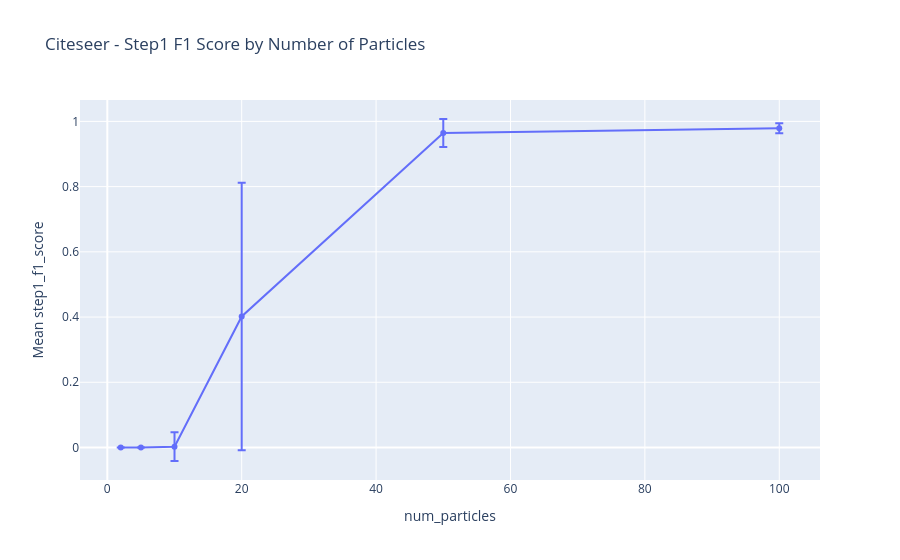

The notebook cell this image was saved under:
### Code cell
grouped = citeseer.groupby('num_particles')['step1_f1_score'].agg(['mean', 'std']).reset_index()

fig = px.line(
    grouped,
    x='num_particles',
    y='mean',
    error_y='std',
    markers=True,
    title='Citeseer - Step1 F1 Score by Number of Particles'
)

fig.update_layout(
    xaxis_title='num_particles',
    yaxis_title='Mean step1_f1_score'
)

fig.show()

### Figure 1 — Plotly figure (JSON) as saved in the notebook; plotly's stock layout.template omitted (floating-point values rounded to 4 significant figures)
{"data": [{"error_y": {"array": [0.0, 0.0, 0.04397, 0.4101, 0.04301, 0.0153]}, "hovertemplate": "num_particles=%{x}<br>mean=%{y}<extra></extra>", "legendgroup": "", "line": {"color": "#636efa", "dash": "solid"}, "marker": {"symbol": "circle"}, "mode": "lines+markers", "name": "", "orientation": "v", "showlegend": false, "type": "scatter", "x": [2, 5, 10, 20, 50, 100], "xaxis": "x", "y": [0.0, 0.0, 0.002565, 0.4018, 0.9643, 0.9789], "yaxis": "y"}], "layout": {"legend": {"tracegroupgap": 0}, "title": {"text": "Citeseer - Step1 F1 Score by Number of Particles"}, "xaxis": {"anchor": "y", "domain": [0, 1], "title": {"text": "num_particles"}}, "yaxis": {"anchor": "x", "domain": [0, 1], "title": {"text": "Mean step1_f1_score"}}}}
